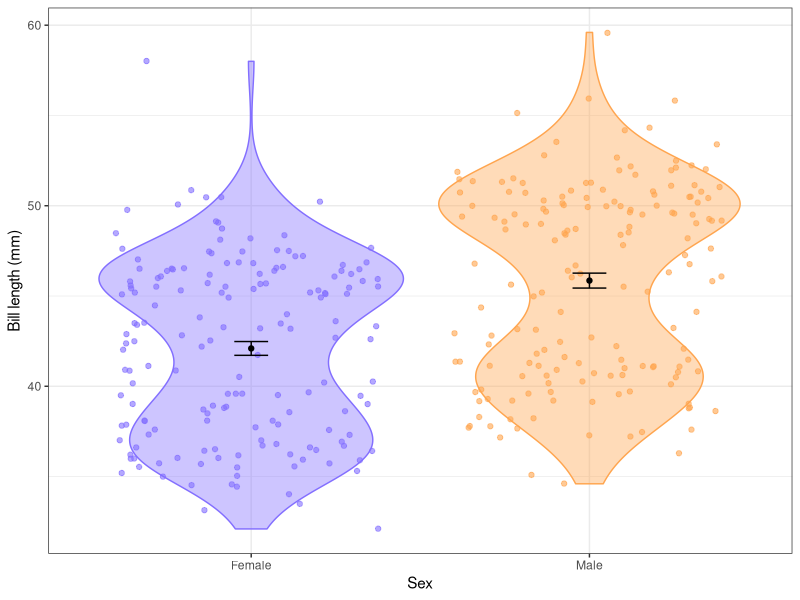

This chart was generated by the following R code:
## ---- chunk 1
knitr::opts_chunk$set(echo = TRUE)
## ---- chunk 2
# install.packages("palmerpenguins")
library(palmerpenguins)
library(magrittr)
library(tidyverse)
## ---- chunk 3
head(penguins)
## ---- chunk 4
str(penguins)
## ---- chunk 5
results = t.test(bill_length_mm ~ sex, data = penguins) %>% 
  print()
## ---- chunk 6
penguins %>% 
  drop_na() %>% 
  ggplot(aes(x = sex, y = bill_length_mm, colour = sex, fill = sex)) +
  geom_violin(alpha = .4) +
  geom_jitter(alpha = .6) +
  scale_colour_manual(values = c("slateblue1", "tan1")) +
  scale_fill_manual(values = c("slateblue1", "tan1")) +
  guides(colour = FALSE, fill = FALSE) +
  stat_summary(fun = mean, geom = "point", colour = "black") +
  stat_summary(fun.data = mean_se, geom = "errorbar", width = .1, colour = "black") +
  theme_bw() +
  labs(x = "Sex", y = "Bill length (mm)") +
  scale_x_discrete(labels = c("female" = "Female", "male" = "Male"))
